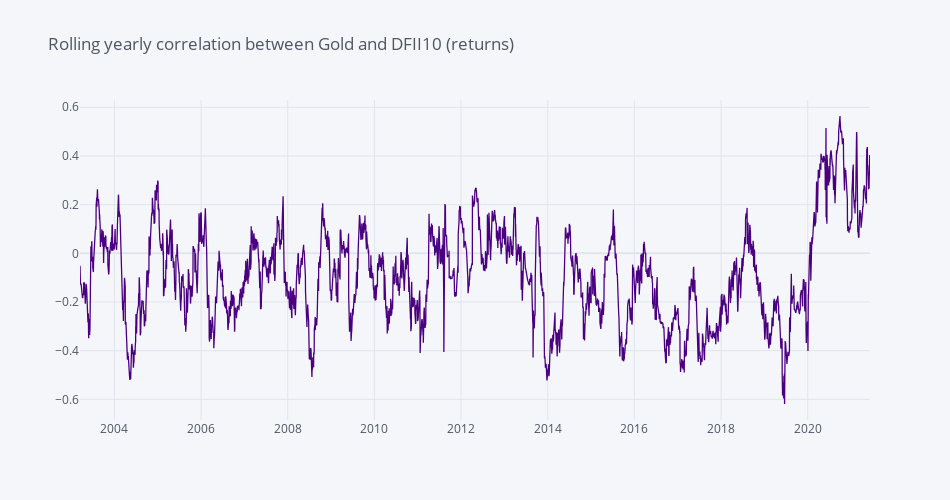

The code cell stored with this chart in its notebook:
### Code cell
returns['GOLD'].rolling(52).corr(returns['DFII10']).dropna().iplot(dimensions=pa.dimensions, color='indigo', title='Rolling yearly correlation between Gold and DFII10 (returns)')

### Figure 1 — Plotly figure (JSON) as saved in the notebook; plotly's stock layout.template omitted (floating-point values rounded to 4 significant figures; data arrays with more than 128 entries replaced by an {"elided": "..."} marker saying what was removed)
{"data": [{"line": {"color": "rgba(75, 0, 130, 1.0)", "dash": "solid", "shape": "linear", "width": 1.3}, "mode": "lines", "name": "None", "text": "", "type": "scatter", "x": {"elided": "4743 str values"}, "y": {"elided": "4743 float values"}}], "layout": {"height": 500, "legend": {"bgcolor": "#F5F6F9", "font": {"color": "#4D5663"}}, "paper_bgcolor": "#F5F6F9", "plot_bgcolor": "#F5F6F9", "title": {"font": {"color": "#4D5663"}, "text": "Rolling yearly correlation between Gold and DFII10 (returns)"}, "width": 950, "xaxis": {"autorange": true, "gridcolor": "#E1E5ED", "range": ["2003-03-17", "2021-06-09"], "showgrid": true, "tickfont": {"color": "#4D5663"}, "title": {"font": {"color": "#4D5663"}, "text": ""}, "type": "date", "zerolinecolor": "#E1E5ED"}, "yaxis": {"autorange": true, "gridcolor": "#E1E5ED", "range": [-0.685, 0.6299], "showgrid": true, "tickfont": {"color": "#4D5663"}, "title": {"font": {"color": "#4D5663"}, "text": ""}, "type": "linear", "zerolinecolor": "#E1E5ED"}}}
